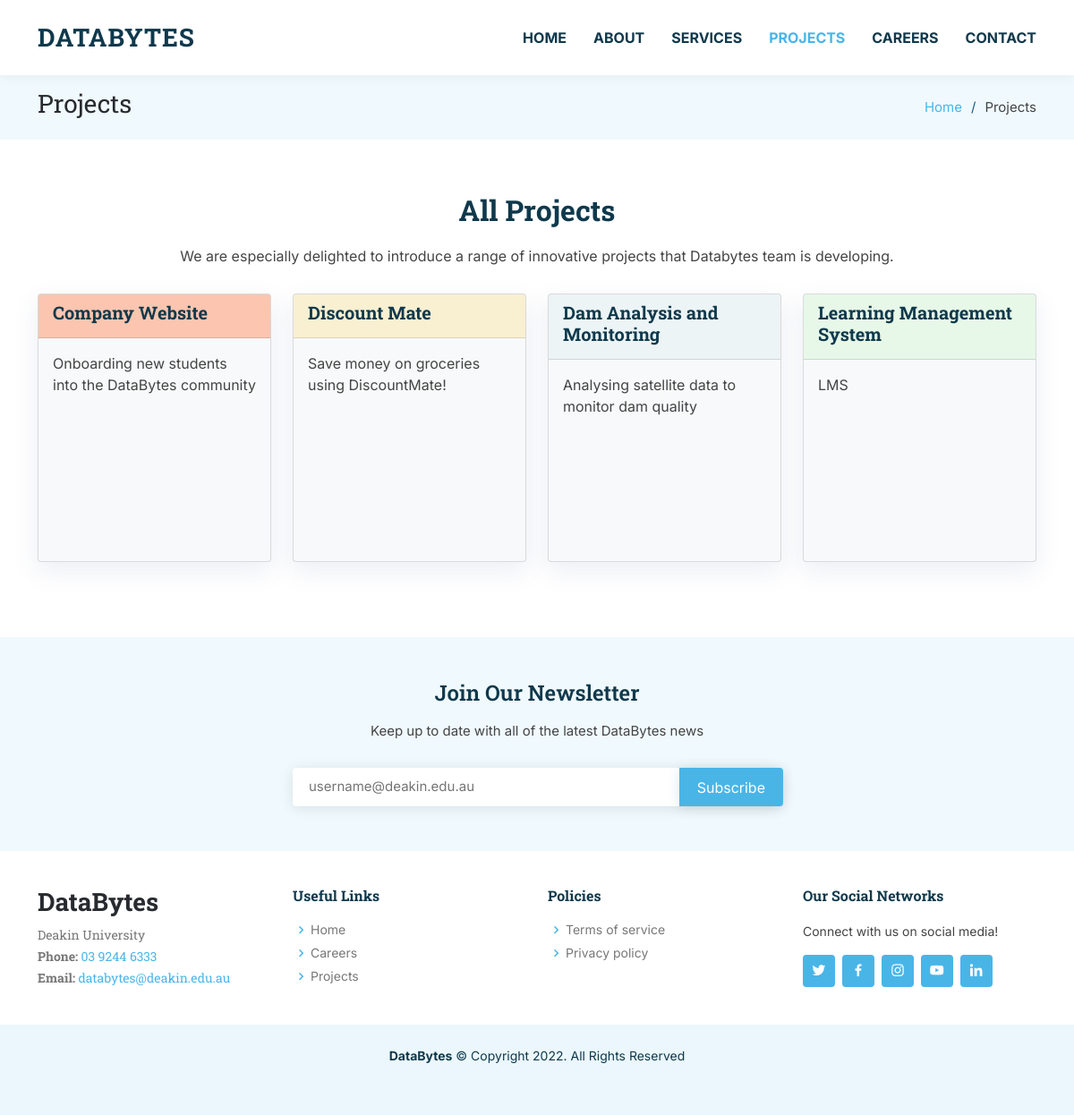
Before: /projects with the older database file.
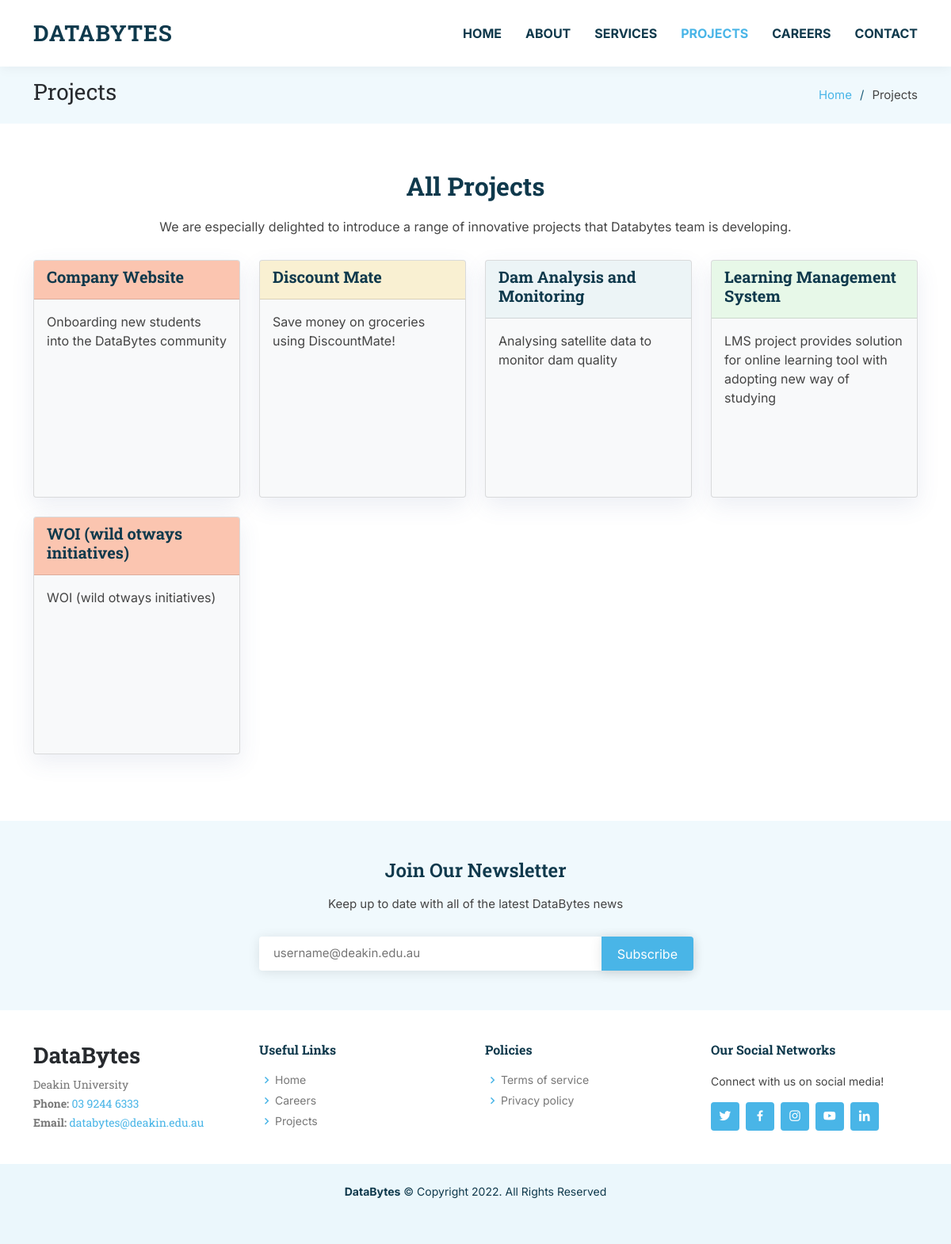
After: the same page with the newer database file.
### DBweb/models.py (models this page shows, shortened)
class Project (md.Model):
    ProjectID = md.BigAutoField(primary_key=True)
    ProjectName = md.CharField(max_length=64)
    ProjectShortDescription = md.TextField(max_length=128, null=True)
    ProjectDescription = md.TextField(max_length=2048, null=True)
    ProjectLeader = md.CharField(max_length=64, null=True)
    LeaderEmail = md.EmailField(max_length=64, null=True)
    ProjectStartDate = md.DateField(null=True)
    ProjectEndDate = md.DateField(null=True)
    ProjectIsActive = md.BooleanField(default=True, null=True)
    ProjectIsFeatured = md.BooleanField(default=True, null=True)
    ProjectURL = md.CharField(max_length=64, default=ProjectName) # VALIDATOR
    ProjectImage = md.CharField(max_length=64, null=True) # VALIDATOR

### DBweb/views.py (the view)
# urls.py: path('projects', views.projects, name='projects'),
def projects(request):
    projectList = Project.objects.all()
    template = 'projects.html'
    context = {'projectList': projectList}
    return render(request, template, context)

### DBweb/templates/projects.html (shortened to what this page needs)
<!DOCTYPE html>
<html lang="en">
<head>
  {% include 'header.html' %}
</head>
<body>
  {% include 'navigation.html' %}
  {% load static %}
  <main id="main">
    <section class="breadcrumbs">
      <div class="container">
        <div class="d-flex justify-content-between align-items-center">
          <h2>Projects</h2>
          <ol>
            <li><a href="{% url 'index' %}">Home</a></li>
            <li>Projects</li>
          </ol>
        </div>
      </div>
    </section>
    <section id="services" class="services">
      <div class="container">
        <div class="section-title">
          <h2>All Projects</h2>
          <p>We are especially delighted to introduce a range of innovative projects that Databytes team is developing.</p>
        </div>
          <div class="row">
          {% block projectList %}
            {% for i in projectList %}
              {% with i as projectList %}
                  <div class="col-lg-3 col-md-6 ">
                    <div class="card bg-light mb-4 cards" style="max-width: 18rem;">
                      <div class="card-header" style="  background-color:{% cycle '#ff7f506e' '#ffc10729' '#add8e629' '#90ee9029' %}"><h5 class="card-title"><a  href="/projects/{{i.ProjectURL}}">{{i.ProjectName}}</a></h5></div>
                      <div class="card-body">
                        <p class="card-text">{{i.ProjectShortDescription}}</p>
                      </div>
                    </div>
                  </div>
              {% endwith %}
            {% endfor %}
          {% endblock %}
        </div>
      </div>
    </section>
  </main>
  {% include 'footer.html' %}
</body>
</html>

### DBweb/templates/header.html (shortened to what this page needs)
{% load static %}
<link href="{% static 'vendor/bootstrap/css/bootstrap.min.css' %}" rel="stylesheet">
<link href="{% static 'vendor/bootstrap-icons/bootstrap-icons.css' %}" rel="stylesheet">
<link href="{% static 'vendor/boxicons/css/boxicons.min.css' %}" rel="stylesheet">
<link href="{% static 'vendor/swiper/swiper-bundle.min.css' %}" rel="stylesheet">
<link href="{% static 'css/style.css' %}" rel="stylesheet">

### DBweb/templates/navigation.html (shortened to what this page needs)
<header id="header" class="fixed-top">
    <div class="container d-flex align-items-center justify-content-between">
      <h1 class="logo"><a href="{% url 'index' %}">DataBytes</a></h1>
      <nav id="navbar" class="navbar">
        <ul>
          <li><a class="nav-link {% if request.path == '/' or request.path == '/' %}active{% endif %}" href="{% url 'index' %}">Home</a></li>
          <li><a class="nav-link {% if request.path == '/#about' %}active{% endif %}" href="{% url 'index' %}#about">About</a></li>
          <li><a class="nav-link {% if request.path == '/#services' %}active{% endif %}" href="{% url 'index' %}#services">Services</a></li>
          <li><a class="nav-link {% if request.path == '/projects' %}active{% endif %}" href="{% url 'projects' %}">Projects</a></li>
          <li><a class="nav-link {% if request.path == '/careers' %}active{% endif %}" href="{% url 'careers' %}">Careers</a></li>
          <li><a class="nav-link {% if request.path == '/#contact' %}active{% endif %}" href="{% url 'index' %}#contact">Contact</a></li>
        </ul>
      </nav>
    </div>
  </header>

### DBweb/templates/footer.html (shortened to what this page needs)
<footer id="footer">
    <div class="footer-newsletter">
      <div class="container">
        <div class="row justify-content-center">
          <div class="col-lg-6">
            <h4>Join Our Newsletter</h4>
            <p>Keep up to date with all of the latest DataBytes news</p>
            <form action="" method="post">
              <input type="email" name="email" placeholder="username@deakin.edu.au"><input type="submit" value="Subscribe">
            </form>
          </div>
        </div>
      </div>
    </div>
    <div class="footer-top">
      <div class="container">
        <div class="row">
          <div class="col-lg-3 col-md-6 col-sm-6 col-xs-12 footer-contact">
            <h3>DataBytes</h3>
            <p>
              Deakin University<br>
              <strong>Phone: </strong><a href="tel:+61 3 9244 6333">03 9244 6333</a><br>
              <strong>Email: </strong><a href="mailto:">databytes@deakin.edu.au</a><br>
            </p>
          </div>
          <div class="col-lg-3 col-md-6 col-sm-6 col-xs-12 footer-links">
            <h4>Useful Links</h4>
            <ul>
              <li><i class="bx bx-chevron-right"></i> <a href="{% url 'index' %}#hero">Home</a></li>
              <li><i class="bx bx-chevron-right"></i> <a href="{% url 'careers' %}">Careers</a></li>
              <li><i class="bx bx-chevron-right"></i> <a href="{% url 'projects' %}">Projects</a></li>
            </ul>
          </div>
          <div class="col-lg-3 col-md-6 col-sm-6 col-xs-12 footer-links">
            <h4>Policies</h4>
            <ul>
              <li><i class="bx bx-chevron-right"></i> <a href="#">Terms of service</a></li>
              <li><i class="bx bx-chevron-right"></i> <a href="#">Privacy policy</a></li>
            </ul>
          </div>
          <div class="col-lg-3 col-md-6 col-sm-6 col-xs-12 footer-links">
            <h4>Our Social Networks</h4>
            <p>Connect with us on social media!</p>
            <div class="social-links mt-3">
              <a href="https://twitter.com/deakin/" class="twitter"><i class="bx bxl-twitter"></i></a>
              <a href="https://www.facebook.com/DeakinUniversity/" class="facebook"><i class="bx bxl-facebook"></i></a>
              <a href="https://www.instagram.com/deakinuniversity/" class="instagram"><i class="bx bxl-instagram"></i></a>
              <a href="https://www.youtube.com/deakinuniversity/" class="google-plus"><i class="bx bxl-youtube"></i></a>
              <a href="https://www.linkedin.com/school/deakin-university/" class="linkedin"><i class="bx bxl-linkedin"></i></a>
            </div>
          </div>
        </div>
      </div>
    </div>
    <div class="container py-4">
      <div class="copyright">
        <p><strong>DataBytes</strong> &copy; Copyright {% now 'Y' %}. All Rights Reserved</p>
      </div>
    </div>
  </footer>

### DBweb/templates/scripts.html (shortened to what this page needs)
{% load static %}

### DBweb/static/css/style.css (style rules this page uses)
body { font-family: "Inter", sans-serif; color: #444444; }
a { text-decoration: none; color: #49b5e7; }
h1, h2, h3, h4, h5, h6 { font-family: 'Roboto Slab', serif; font-weight: 700; color: #272a2e; }
#header { background: #fff; transition: all 0.5s; z-index: 997; padding: 20px 0; box-shadow: 0px 2px 15px rgba(0, 0, 0, 0.05); }
#header .logo { font-size: 28px; margin: 0; padding: 0; line-height: 1; font-weight: 700; letter-spacing: 1px; text-transform: uppercase; font-family: 'Roboto Slab', serif; }
#header .logo a { color: #0f394c; }
.navbar { padding: 0; }
.navbar ul { margin: 0; padding: 0; display: flex; list-style: none; align-items: center; }
.navbar li { position: relative; }
.navbar a, .navbar a:focus { display: flex; align-items: center; justify-content: space-between; padding: 10px 0 10px 30px; font-family: 'Inter', sans-serif; font-size: 1em; font-weight: 700; color: #0f394c; white-space: nowrap; transition: 0.3s; text-transform: uppercase; }
.navbar a:hover, .navbar .active, .navbar .active:focus, .navbar li:hover > a { color: #49b5e7; }
section { padding: 60px 0; overflow: hidden; }
.section-title { text-align: center; padding-bottom: 30px; }
.section-title h2 { font-size: 32px; font-weight: bold; margin-bottom: 20px; padding-bottom: 0; color: #0f394c; }
.section-title p { margin-bottom: 0; }
.breadcrumbs { padding: 15px 0; background: #f0f9fd; margin-top: 84px; }
.breadcrumbs h2 { font-size: 28px; font-weight: 400; font-family: 'Roboto Slab', serif; }
.breadcrumbs ol { display: flex; flex-wrap: wrap; list-style: none; padding: 0; margin: 0; font-size: 15px; }
.breadcrumbs ol li + li { padding-left: 10px; }
.breadcrumbs ol li + li::before { display: inline-block; padding-right: 10px; color: #175977; content: "/"; }
#footer { background: #fff; padding: 0 0 16px 0; color: #444444; font-size: 14px; background: #ebf7fc; }
#footer .footer-newsletter { padding: 50px 0; background: #f0f9fd; text-align: center; font-size: 15px; }
#footer .footer-newsletter h4 { font-size: 24px; margin: 0 0 20px 0; padding: 0; line-height: 1; font-weight: 600; color: #0f394c; }
#footer .footer-newsletter form { margin-top: 30px; background: #fff; padding: 6px 10px; position: relative; border-radius: 4px; box-shadow: 0px 2px 15px rgba(0, 0, 0, 0.1); text-align: left; }
#footer .footer-newsletter form input[type=email] { border: 0; padding: 4px 8px; width: calc(100% - 100px); }
#footer .footer-newsletter form input[type=submit] { position: absolute; top: 0; right: -2px; bottom: 0; border: 0; background: none; font-size: 16px; padding: 0 20px; background: #49b5e7; color: #fff; transition: 0.3s; border-radius: 0 4px 4px 0; box-shadow: 0px 2px 15px rgba(0, 0, 0, 0.1); }
#footer .footer-top { padding: 40px 0; background: #fff; }
#footer .footer-top .footer-contact p { font-size: 14px; line-height: 24px; margin-bottom: 0; font-family: 'Roboto Slab', serif; color: #777777; }
#footer .footer-top h4 { font-size: 16px; font-weight: bold; color: #0f394c; position: relative; padding-bottom: 12px; }
#footer .footer-top .footer-links ul { list-style: none; padding: 0; margin: 0; }
#footer .footer-top .footer-links ul i { padding-right: 2px; color: #49b5e7; font-size: 18px; line-height: 1; }
#footer .footer-top .footer-links ul li { padding: 4px 0; display: flex; align-items: center; }
#footer .footer-top .footer-links ul li:first-child { padding-top: 0; }
#footer .footer-top .footer-links ul a { color: #777777; transition: 0.3s; display: inline-block; line-height: 1; }
#footer .footer-top .social-links a { font-size: 18px; display: inline-block; background: #49b5e7; color: #fff; line-height: 1; padding: 8px 0; margin-right: 4px; border-radius: 4px; text-align: center; width: 36px; height: 36px; transition: 0.3s; }
#footer .copyright { margin: auto; text-align: center; color: #0f394c; }
.card-title a { color: #0f394c !important; }
.card-text { white-space: pre-line !important; }
.cards { box-shadow: 0 10px 29px 0 rgb(68 88 144 / 10%) !important; transition: all 0.3s ease-in-out !important; min-height: 300px; }

Changed rows visible on the page:
changed Project "Learning Management System": ProjectShortDescription "LMS" → "LMS project provides solution for online learning tool with adopting new way of studying"
added Project: ProjectName "WOI (wild otways initiatives)", ProjectShortDescription "WOI (wild otways initiatives)"
